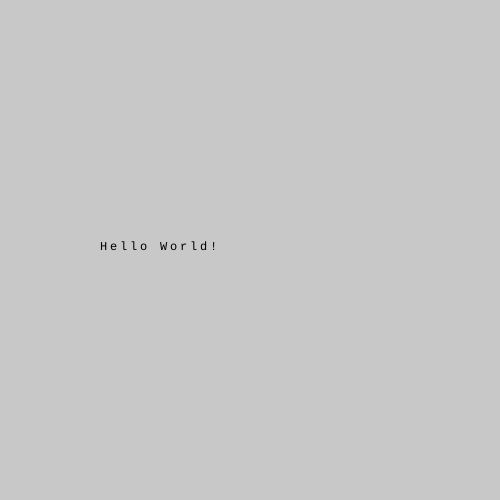
Frame 1 (no input)
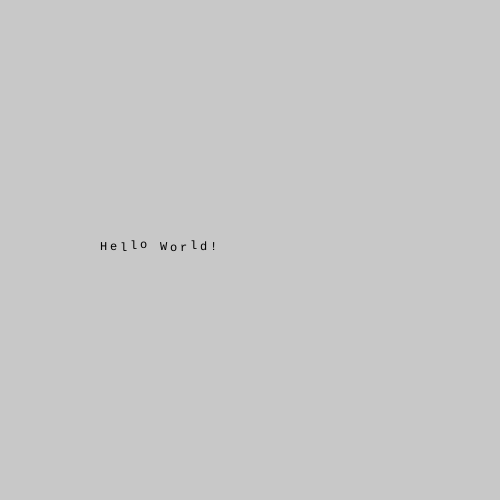
Frame 60 (no input)
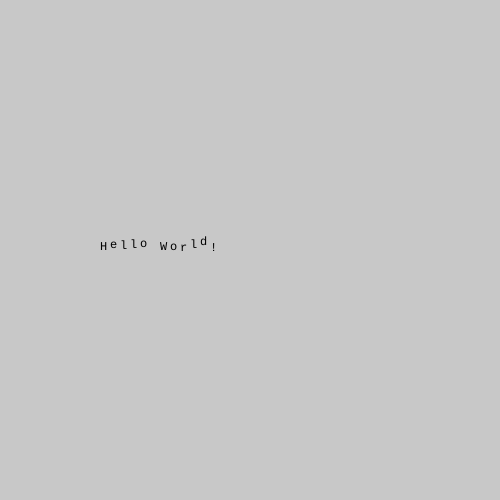
Frame 120 (the mouse pressed at the canvas centre since frame 60)

The p5.js sketch that drew these frames (run headless with seeded random() and noise() and a simulated clock; from frame 60 on, the mouse is pressed at the canvas centre):

// p5.js sketch
// ── sketch.js
var balls = [];
var chars = "Hello World!";
function setup() {
  createCanvas(500, 500);
  smooth();
  var numOfBalls = 5;
  textFont('COURIER');
  for (var i=0; i<chars.length; i++) {
    var size = 10;
    balls[i] = new MovingChar(chars[i], 100 + i * size, height/2);
  }
}

function draw() {
  background(200);
  for (var i=0; i<balls.length; i++) {
    balls[i].move();
    balls[i].draw();
  }
}

// ── movingChar.js
class MovingChar {
  constructor(char, x, y) {
    this.char = char;
    this.x = x;
    this.y = y;
  }

  move() {
    this.y = this.y + random(-.3, .3);
  }

  draw () {
    text(this.char, this.x, this.y);
  }
}
